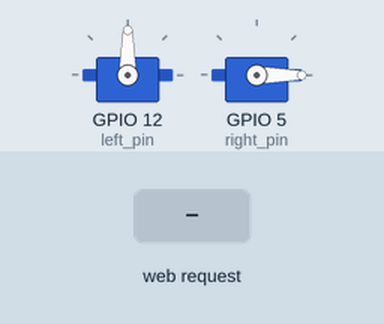
Bench run of a sketch on a simulated ESP8266 (NodeMCU). On the bench: 2 × servo. The inputs (shaded band) are chosen by the test bench. WiFi joins after 1.5 s; servers stay silent unless stated; what the sketch prints to the serial monitor is not drawn.

Above: at 2.7 s.
2.8 s: HTTP request GET /on received
At 4.0 s:
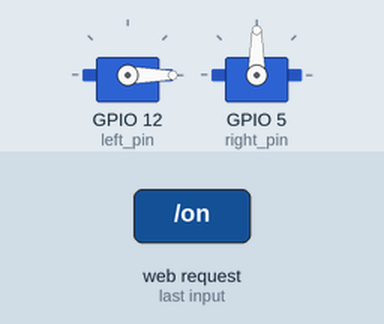
4.3 s: HTTP request GET /off received
At 5.2 s:
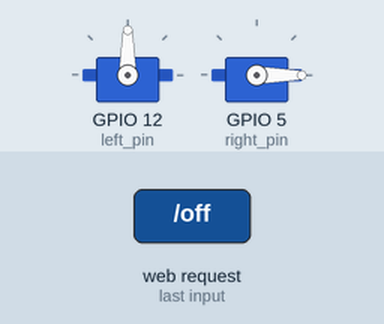
Timing chart, 0 to 7.3 s (numbered marks = the images above; inputs shaded):
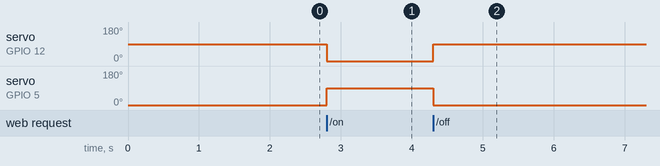

Measured:
- after the input at 2.8 s, servo on GPIO 12 (left_pin): 90° → 0° at once; servo on GPIO 5 (right_pin): 0° → 90° at once
- after the input at 4.3 s, servo on GPIO 12 (left_pin): 0° → 90° at once; servo on GPIO 5 (right_pin): 90° → 0° at once

The sketch:

Led_webserve.ino
```cpp
#include<ESP8266WebServer.h>
#include<ESP8266WiFi.h>
#include<WiFiClient.h>
#include<Servo.h>

ESP8266WebServer server(80);
Servo left,right;
int state;
String ssid = "use bt ur own wifi";
String ssid_pass = "Deathrider";
String web_page = "<!DOCTYPE html><html lang='en'><head><meta charset='UTF-8'><meta http-equiv='X-UA-Compatible' content='IE=edge'><meta name='viewport' content='width=device-width, initial-scale=1.0'><title>Auto Cat Feeder</title><script src='https://cdn.jsdelivr.net/npm/bootstrap@5.1.3/dist/js/bootstrap.bundle.min.js'></script><script src='https://cdn.jsdelivr.net/npm/bootstrap@5.1.3/dist/js/bootstrap.min.js'></script><link rel='StyleSheet' href='https://cdn.jsdelivr.net/npm/bootstrap@5.1.3/dist/css/bootstrap.min.css'><script src='https://cdn.jsdelivr.net/npm/axios/dist/axios.min.js'></script></head><body class='justify-content-center'><navbar class='navbar-nav navbar-brand navbar-expand-lg bg-dark'><h3 style='color: white;'>Auto Cat Feeder</h3></navbar><h3 class='p-3'>.................................</h3><div class='p-3'><button class='btn btn-primary' id='turn_on'>Turn on</button><button class='btn btn-danger' id='turn_off'>Turn off</button></div></body><script>button_on=document.querySelector('#turn_on');button_off=document.querySelector('#turn_off');button_on.addEventListener('click',()=>axios.get('/on'));button_off.addEventListener('click',()=>axios.get('/off'));</script></html>";
int right_pin=5;
int left_pin=12;
void homepage(){
  server.send(200,"text/html",web_page);
}
void turn_off(){
  left.write(90);
  right.write(0);
}
void turn_on(){
  left.write(0);
  right.write(90);
}

void setup(){
  Serial.begin(115200);
  WiFi.mode(WIFI_STA);
  left.attach(left_pin);
  right.attach(right_pin);
  left.write(90);
  right.write(0);
  WiFi.begin(ssid,ssid_pass);
  while(WiFi.status() != WL_CONNECTED){
    Serial.print(".");
    delay(500);
  }
  Serial.println("Connected to : ");
  Serial.println(ssid);
  Serial.println("Use url : ");
  Serial.println(WiFi.localIP());

  server.on("/",homepage);
  server.on("/on",turn_on);
  server.on("/off",turn_off);
  //server.onNotFound(not_found);
  server.begin();
  Serial.println("Server Started");
}

void loop(){
  server.handleClient();
}
```
